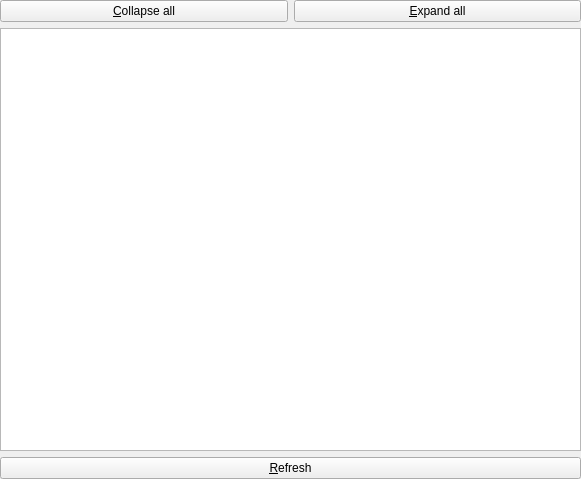
<?xml version="1.0" encoding="UTF-8"?>
<ui version="4.0">
 <class>_node_selector_pane</class>
 <widget class="NodeSelectorWidget" name="_node_selector_pane">
  <property name="geometry">
   <rect>
    <x>0</x>
    <y>0</y>
    <width>581</width>
    <height>479</height>
   </rect>
  </property>
  <layout class="QVBoxLayout" name="verticalLayout">
   <property name="margin">
    <number>0</number>
   </property>
   <item>
    <layout class="QHBoxLayout" name="horizontalLayout">
     <item>
      <widget class="QPushButton" name="_collapse_button">
       <property name="sizePolicy">
        <sizepolicy hsizetype="MinimumExpanding" vsizetype="Fixed">
         <horstretch>0</horstretch>
         <verstretch>0</verstretch>
        </sizepolicy>
       </property>
       <property name="minimumSize">
        <size>
         <width>75</width>
         <height>0</height>
        </size>
       </property>
       <property name="text">
        <string>&amp;Collapse all</string>
       </property>
      </widget>
     </item>
     <item>
      <widget class="QPushButton" name="_expand_button">
       <property name="sizePolicy">
        <sizepolicy hsizetype="MinimumExpanding" vsizetype="Fixed">
         <horstretch>0</horstretch>
         <verstretch>0</verstretch>
        </sizepolicy>
       </property>
       <property name="minimumSize">
        <size>
         <width>75</width>
         <height>0</height>
        </size>
       </property>
       <property name="font">
        <font>
         <weight>50</weight>
         <bold>false</bold>
        </font>
       </property>
       <property name="text">
        <string>&amp;Expand all</string>
       </property>
       <property name="checkable">
        <bool>false</bool>
       </property>
       <property name="autoDefault">
        <bool>false</bool>
       </property>
       <property name="default">
        <bool>false</bool>
       </property>
       <property name="flat">
        <bool>false</bool>
       </property>
      </widget>
     </item>
    </layout>
   </item>
   <item>
    <widget class="QTreeView" name="_node_selector_view">
     <property name="sizePolicy">
      <sizepolicy hsizetype="Expanding" vsizetype="Expanding">
       <horstretch>0</horstretch>
       <verstretch>0</verstretch>
      </sizepolicy>
     </property>
     <property name="selectionMode">
      <enum>QAbstractItemView::MultiSelection</enum>
     </property>
     <property name="animated">
      <bool>true</bool>
     </property>
     <property name="headerHidden">
      <bool>true</bool>
     </property>
     <attribute name="headerStretchLastSection">
      <bool>true</bool>
     </attribute>
    </widget>
   </item>
     <item>
      <widget class="QPushButton" name="_refresh_button">
       <property name="sizePolicy">
        <sizepolicy hsizetype="MinimumExpanding" vsizetype="Fixed">
         <horstretch>0</horstretch>
         <verstretch>0</verstretch>
        </sizepolicy>
       </property>
       <property name="minimumSize">
        <size>
         <width>75</width>
         <height>0</height>
        </size>
       </property>
       <property name="font">
        <font>
         <weight>50</weight>
         <bold>false</bold>
        </font>
       </property>
       <property name="text">
        <string>&amp;Refresh</string>
       </property>
       <property name="checkable">
        <bool>false</bool>
       </property>
       <property name="autoDefault">
        <bool>false</bool>
       </property>
       <property name="default">
        <bool>false</bool>
       </property>
       <property name="flat">
        <bool>false</bool>
       </property>
      </widget>
     </item>
  </layout>
 </widget>
 <customwidgets>
  <customwidget>
   <class>NodeSelectorWidget</class>
   <extends>QWidget</extends>
   <header>rqt_reconfigure.node_selector_widget</header>
   <container>1</container>
  </customwidget>
 </customwidgets>
 <resources/>
 <connections/>
</ui>
